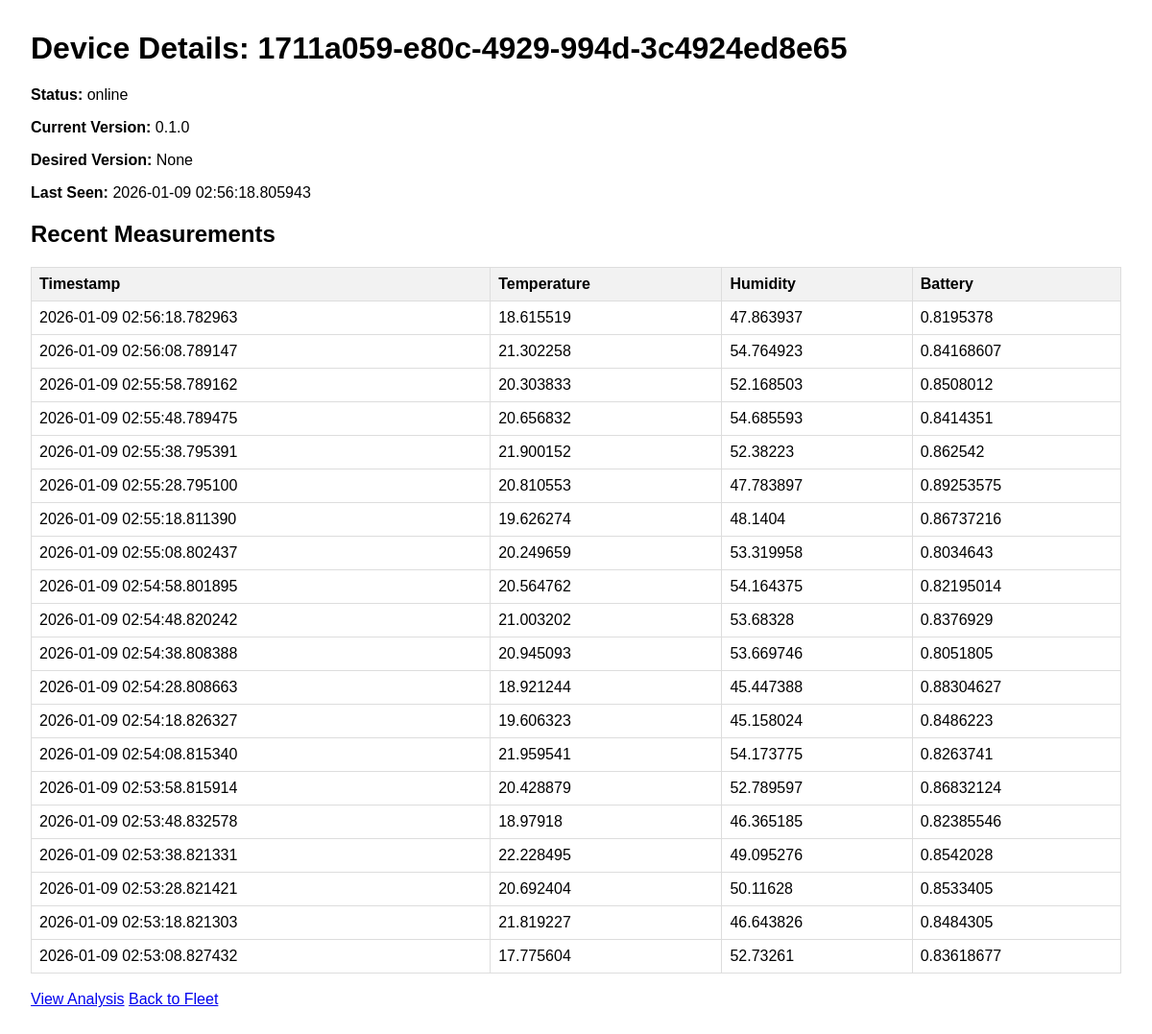
The app's page /devices/1711a059-e80c-4929-994d-3c4924ed8e65 with its own data.
### app/models.py (models this page shows)
class Device(Base):
    __tablename__ = "devices"
    id = Column(String, primary_key=True, index=True)
    current_version = Column(String)
    desired_version = Column(String)
    last_seen = Column(DateTime, default=datetime.datetime.utcnow)
    status = Column(String)
    measurements = relationship("Measurement", back_populates="device")

### app/ui/views.py (the view)
@router.get("/devices/{device_id}", response_class=HTMLResponse)
async def read_device(request: Request, device_id: str, db: Session = Depends(get_db)):
    device = db.query(models.Device).filter(models.Device.id == device_id).first()
    if device:
        measurements = db.query(models.Measurement).filter(models.Measurement.device_id == device_id).order_by(models.Measurement.timestamp.desc()).limit(20).all()
    else:
        measurements = []
    return templates.TemplateResponse("device_detail.html", {"request": request, "device": device, "measurements": measurements})

### app/ui/templates/device_detail.html (shortened to what this page needs)
<!DOCTYPE html>
<html>
<head>
    <link rel="stylesheet" href="/static/main.css">
</head>
<body>
    {% if device %}
    <h1>Device Details: {{ device.id }}</h1>
    <p><strong>Status:</strong> {{ device.status }}</p>
    <p><strong>Current Version:</strong> {{ device.current_version }}</p>
    <p><strong>Desired Version:</strong> {{ device.desired_version }}</p>
    <p><strong>Last Seen:</strong> {{ device.last_seen }}</p>
    <h2>Recent Measurements</h2>
    <table>
        <thead>
            <tr>
                <th>Timestamp</th>
                <th>Temperature</th>
                <th>Humidity</th>
                <th>Battery</th>
            </tr>
        </thead>
        <tbody>
            {% for m in measurements %}
            <tr>
                <td>{{ m.timestamp }}</td>
                <td>{{ m.temp }}</td>
                <td>{{ m.humidity }}</td>
                <td>{{ m.battery }}</td>
            </tr>
            {% endfor %}
        </tbody>
    </table>
    {% else %}
    <h1>Device not found</h1>
    {% endif %}
    <br>
    <a href="/devices/{{ device.id }}/analysis" class="button">View Analysis</a>
    <a href="/">Back to Fleet</a>
</body>
</html>

### app/ui/static/main.css (style rules this page uses)
body { font-family: sans-serif; margin: 2em; }
table { width: 100%; border-collapse: collapse; }
th, td { border: 1px solid #dddddd; text-align: left; padding: 8px; }
thead { background-color: #f2f2f2; }

### records on screen
Device: id "1711a059-e80c-4929-994d-3c4924ed8e65", status "online", current_version "0.1.0", desired_version "None", last_seen "2026-01-09 02:56:18.805943"

### other values on screen
{{ m.timestamp }} "2026-01-09 02:56:18.782963" "2026-01-09 02:56:08.789147" "2026-01-09 02:55:58.789162" "2026-01-09 02:55:48.789475" "2026-01-09 02:55:38.795391" "2026-01-09 02:55:28.795100" "2026-01-09 02:55:18.811390" "2026-01-09 02:55:08.802437" "2026-01-09 02:54:58.801895" "2026-01-09 02:54:48.820242" "2026-01-09 02:54:38.808388" "2026-01-09 02:54:28.808663" "2026-01-09 02:54:18.826327" "2026-01-09 02:54:08.815340" "2026-01-09 02:53:58.815914" "2026-01-09 02:53:48.832578" "2026-01-09 02:53:38.821331" "2026-01-09 02:53:28.821421" "2026-01-09 02:53:18.821303" "2026-01-09 02:53:08.827432"
{{ m.temp }} "18.615519" "21.302258" "20.303833" "20.656832" "21.900152" "20.810553" "19.626274" "20.249659" "20.564762" "21.003202" "20.945093" "18.921244" "19.606323" "21.959541" "20.428879" "18.97918" "22.228495" "20.692404" "21.819227" "17.775604"
{{ m.humidity }} "47.863937" "54.764923" "52.168503" "54.685593" "52.38223" "47.783897" "48.1404" "53.319958" "54.164375" "53.68328" "53.669746" "45.447388" "45.158024" "54.173775" "52.789597" "46.365185" "49.095276" "50.11628" "46.643826" "52.73261"
{{ m.battery }} "0.8195378" "0.84168607" "0.8508012" "0.8414351" "0.862542" "0.89253575" "0.86737216" "0.8034643" "0.82195014" "0.8376929" "0.8051805" "0.88304627" "0.8486223" "0.8263741" "0.86832124" "0.82385546" "0.8542028" "0.8533405" "0.8484305" "0.83618677"
